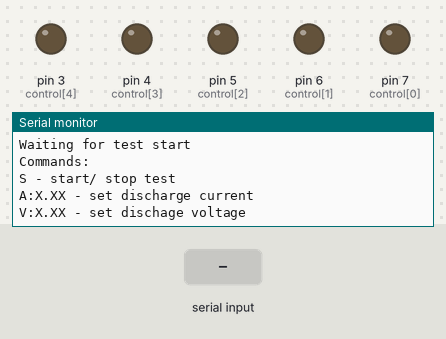
The sketch below on a simulated Arduino Uno, built with avr-gcc and run on an emulated ATmega328P. Shown: output pins drawn as LEDs (lit = HIGH), the last lines printed to the serial monitor. Inputs (shaded band) come from the test bench.

Above: at 1.2 s.
1.3 s: "C:1\n" received over Serial
At 2.5 s:
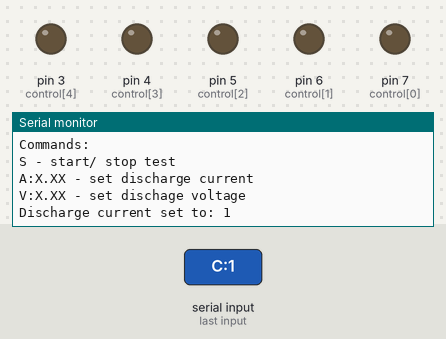
2.8 s: byte 10 ('\n') received over Serial
At 4.0 s:
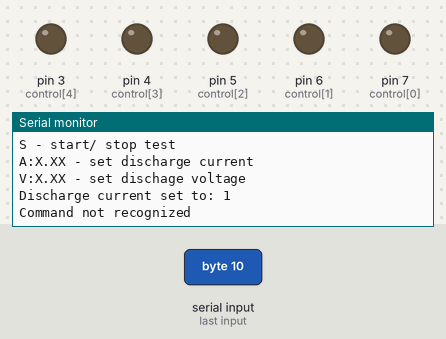
4.3 s: "V:1\n" received over Serial
At 5.1 s:
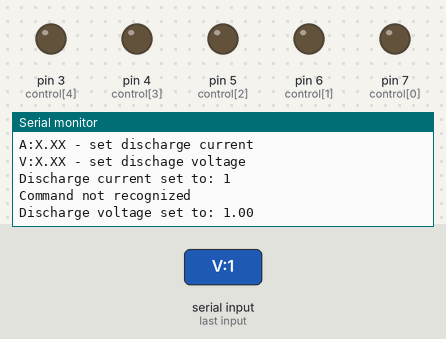
Timing chart, 0 to 7.3 s (numbered marks = the images above; inputs shaded):
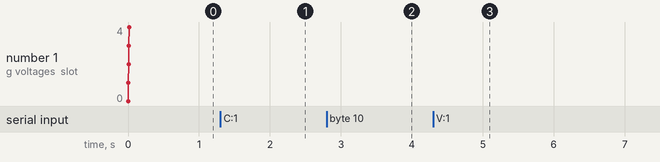

Measured:
- after the input at 1.3 s, the serial monitor: prints a new line at once (image 1)
- after the input at 2.8 s, the serial monitor: prints a new line at once (image 2)
- after the input at 4.3 s, the serial monitor: prints a new line at once (image 3)

The sketch:

Cell_Tester.ino
```cpp
#define CELLS 5
#define LIFEPO4_MIN 3.62
#define LIFEPO4_MAX 3.66
#define LIPO_MIN  4.1
#define LIPO_MAX  4.22
#define LIPO 2
#define LIFEPO4 1
#define UNDEFINED 0

float dischargeVoltage = 2.5;
float resistorOhms = 1.0;
float currentVoltage[CELLS] = {0.0};
float mAh[CELLS] = {0};
int channel[CELLS] = {A0,A1,A2,A3,A4};
int control[CELLS] = {7,6,5,4,3};
unsigned long startTime = 0;
unsigned long currentTime = 0;
unsigned long lastTime = 0;
unsigned int pwm[CELLS] ={0};
unsigned int dischargeCurrent  = 1000; //In milliamps
byte cellType[CELLS] = {0};
bool testRunning = false;

void setup() {
  Serial.begin(115200);
  for(int i=0;i<CELLS;++i){
    pinMode(channel[i], INPUT);
    pinMode(control[i], OUTPUT);
    digitalWrite(control[i], 0); //Set all control channels low
  }
  checkCells();
  Serial.println("Waiting for test start");
  Serial.println("Commands:");
  Serial.println("S - start/ stop test");
  Serial.println("A:X.XX - set discharge current");
  Serial.println("V:X.XX - set dischage voltage");
}

void loop() {
  byte count = 0;
  if(testRunning){
    currentTime = millis();
    for(int i=0;i<CELLS;++i){
      if(cellType[i] != UNDEFINED){
        currentVoltage[i] = (5/1023)*analogRead(channel[i]);
        mAh[i] += (dischargeCurrent * (currentTime - lastTime)) / 3600; //Millisecond to hour conversion
        pwm[i] = ((dischargeCurrent/1000) / (currentVoltage[i]/resistorOhms)) * 256;
        analogWrite(control[i], pwm[i]);
      }
    }
    lastTime = millis();
    if(count >= 50){
      count = 0;
      printValues();
    }
    else
      ++count;
  }
  delay(100);
  ++count;

  if (Serial.available()) {
    recvCommand();
  }
}
```

Cell_Tester_Funcs.ino
```cpp
void printValues(){
  for(int i=0;i<CELLS;++i){
    Serial.print(i);Serial.print(": \t");
    Serial.print(currentVoltage[i]);Serial.print('\t');
    Serial.print(mAh[i]);Serial.print('\t');
  }
  Serial.println(lastTime - startTime);
}

void checkCells(){
  for(int i=0;i<CELLS;++i){
    currentVoltage[i] = (5/1023)*analogRead(channel[i]);  //Check voltages on each cell
    if(currentVoltage[i] >= LIFEPO4_MIN && currentVoltage[i] <= LIFEPO4_MAX){
      cellType[i] = LIFEPO4;
    }
    else if(currentVoltage[i] >= LIPO_MIN && currentVoltage[i] <= LIPO_MAX){
      cellType[i] = LIPO;
    }
    Serial.print("Starting voltages, slot ");Serial.print(i);
    Serial.print(": ");Serial.print(currentVoltage[i]);
    Serial.print("\t Cell is: ");
    if(cellType[i] == LIPO){
      Serial.println("charged lipo");
    }
    else if(cellType[i] == LIFEPO4){
      Serial.println("charged LIFEPO4");
    }
    else{
      Serial.println("unknown");
    }
  }
}

void recvCommand(){
  String inputString = "";
  while(Serial.available()){
    char inChar = (char)Serial.read();
    if (inChar >= 'A' && inChar <= 'Z' || inChar >= '0' && inChar <= ':'
    || inChar == '\n' || inChar == '-' || inChar == '.'){
      inputString += inChar;
      if (inChar == '\n'){
        Serial.flush();
        CommandProcess(inputString);
      }
    }
  }
}

void CommandProcess(String inputString){
  int i=0;
  int len = inputString.length();
  char inputChars[50];
  for(i=0;i<=len;++i){
    inputChars[i]=inputString[i];
  }
  char* command = strtok(inputChars, ": "); //break up input string
  char pieces[2][10];
  i = 0;

  while(command != NULL){ //iterate through sections
    if(i < 5){
      strcpy(pieces[i++], command);
      command = strtok(NULL, ":"); //This moves to next chunk
    }
  }
  if(inputString.startsWith("S")){ //Stream position
    if(testRunning){
      testRunning = false;
      Serial.println("Stopping test");
    }
    if(testRunning){
      testRunning = true;
      Serial.println("Starting test");
      startTime = millis();
    }
  }
  else if(inputString.startsWith("C")){ //Set the discharge current
    dischargeCurrent = atof(pieces[1]);
    Serial.print("Discharge current set to: ");Serial.println(dischargeCurrent);
  }
  else if(inputString.startsWith("V")){ //Change minimum voltage
    dischargeVoltage = atof(pieces[1]);
    Serial.print("Discharge voltage set to: ");Serial.println(dischargeVoltage);
  }
  else{
    Serial.println("Command not recognized");
  }
}
```
